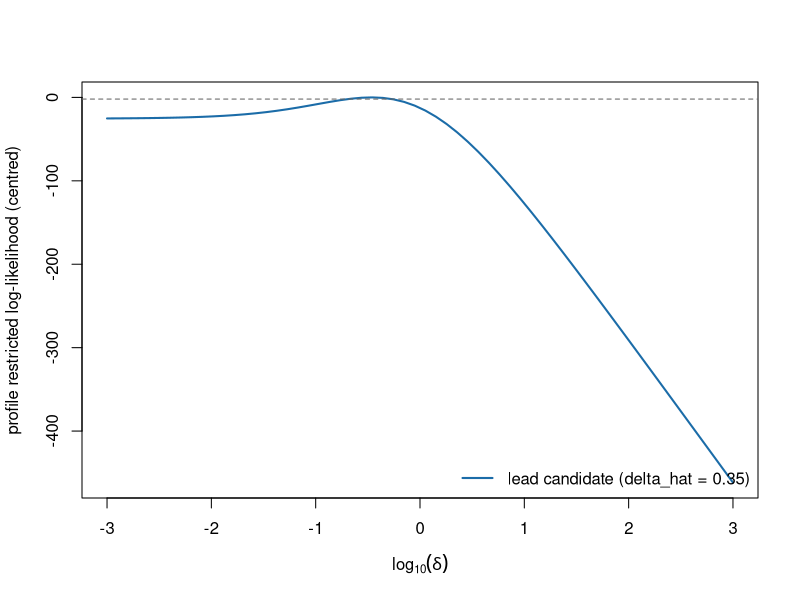

Here is the R script that generated this plot:
# ==============================================================================
# delta_profile_diagnostic.R
#
# Quality-control diagnostic: the restricted profile log-likelihood of the
# variance-component ratio delta = sigma_g^2 / sigma_e^2 at a region's leading
# candidates.  This is the check behind the REML-BF / MBF decision rule
# (Supplementary Notes S8.4-S8.5, Figures S12-S13):
#
#   * sharply peaked profile  -> delta is well identified
#                                -> plug-in REML-BF is the efficient default,
#                                   MBF a conservative cross-check;
#   * flat or multimodal       -> delta is weakly identified
#                                -> prefer the marginalised MBF and read the
#                                   selection as operating-point dependent.
#
# Usage:
#   Rscript examples/delta_profile_diagnostic.R
# ==============================================================================

# --- A small synthetic region (replace X, y by your own candidate region) ----
set.seed(1)
n <- 600L; m <- 150L
X <- scale(matrix(rnorm(n * m), n, m))
truth <- c(20L, 70L, 120L)
y <- as.numeric(X[, truth] %*% c(0.8, 0.4, 0.4)) + rnorm(n)
# Optional fixed covariates (intercept is added internally):
W <- matrix(1, n, 1L)            # e.g. cbind(1, sex) for sex adjustment

# --- Restricted profile log-likelihood of delta at a candidate locus ----------
# Conditions on W and the candidate; the random-effect kernel is built from the
# remaining markers (leave-candidate-out background).
profile_loglik_delta <- function(y, X, W, cand, delta_grid) {
  n <- nrow(X); m <- ncol(X)
  F_cond <- cbind(W, X[, cand])
  rest   <- setdiff(seq_len(m), cand)
  K  <- tcrossprod(X[, rest]) / max(length(rest) - 1L, 1L)
  ee <- eigen(K, symmetric = TRUE); s <- pmax(ee$values, 0); U <- ee$vectors
  Uty <- as.numeric(crossprod(U, y)); UtF <- crossprod(U, F_cond); k <- ncol(F_cond)
  vapply(delta_grid, function(d) {
    dinv <- 1 / (1 + d * s)
    FtF  <- crossprod(UtF * dinv, UtF); Fty <- crossprod(UtF * dinv, Uty)
    beta <- solve(FtF, Fty)
    rss  <- sum(dinv * (Uty - as.numeric(UtF %*% beta))^2)
    -0.5 * (sum(log(1 + d * s)) +
              as.numeric(determinant(FtF, logarithm = TRUE)$modulus) +
              (n - k) * log(rss))
  }, numeric(1))
}

# --- Pick the strongest candidate (single-SNP |z| after a mixed-model fit) -----
# Here we simply use the marginal least-squares |z| as a cheap proxy.
z <- abs(colSums(X * as.numeric(y)) / sqrt(colSums(X^2)))
lead <- which.max(z)

delta_grid <- exp(seq(log(1e-3), log(1e3), length.out = 60))
ll  <- profile_loglik_delta(y, X, W, lead, delta_grid)
llc <- ll - max(ll)                       # centre at the maximum
dhat   <- delta_grid[which.max(ll)]
in_ci  <- which(llc > -2)                 # 2-log-likelihood interval
width  <- log10(delta_grid[max(in_ci)]) - log10(delta_grid[min(in_ci)])

cat(sprintf("Lead candidate: column %d\n", lead))
cat(sprintf("delta_hat = %.3f   2-log-likelihood width = %.2f decades   -> %s\n",
            dhat, width, if (width > 3) "FLAT: prefer MBF" else "PEAKED: REML-BF is fine"))

# --- Plot (Figure S12 style) --------------------------------------------------
pdf("delta_profile_diagnostic.pdf", width = 6, height = 4)
plot(log10(delta_grid), llc, type = "l", lwd = 2, col = "#1b6ca8",
     xlab = expression(log[10](delta)),
     ylab = "profile restricted log-likelihood (centred)")
abline(h = -2, lty = 2, col = "grey40")
legend("bottomright", bty = "n", lwd = 2, col = "#1b6ca8",
       legend = sprintf("lead candidate (delta_hat = %.2f)", dhat))
dev.off()
cat("Wrote delta_profile_diagnostic.pdf\n")
